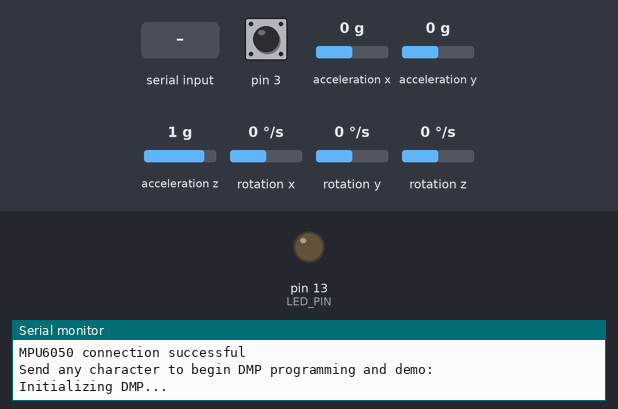
The sketch below on a simulated Arduino Leonardo, built with avr-gcc and run on an emulated ATmega32U4. On the bench: output pins drawn as LEDs (lit = HIGH), the last lines printed to the serial monitor. Dashed ring = blinking. The test bench sets the inputs (shaded band); at power-on: acceleration x 0 g, acceleration y 0 g, acceleration z 1 g, rotation z 0 °/s, pin 3 HIGH, rotation x 0 °/s, rotation y 0 °/s. The sensor or clock chip raises its interrupt line as the real part does.

Above: at 0.1 s.
At 1.7 s:
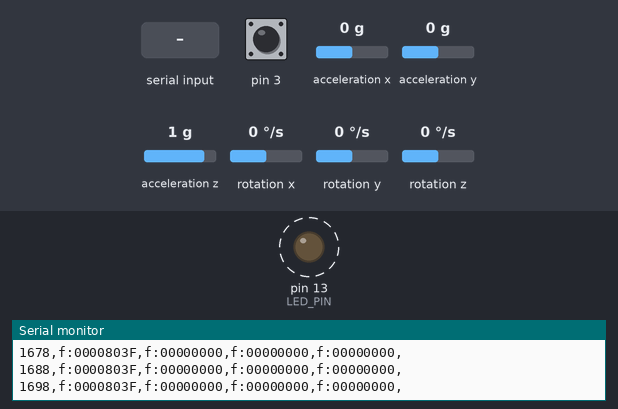
1.8 s: acceleration x set to -1.4 g
4.8 s: "1\n" received over the second serial link
7.8 s: acceleration y set to -1.4 g
10.8 s: acceleration z set to -1.4 g
13.8 s: rotation z set to -192 °/s
16.8 s: pin 3 pulled LOW for 1 s
Timing chart, 0 to 20.8 s (numbered marks = the images above; inputs shaded):
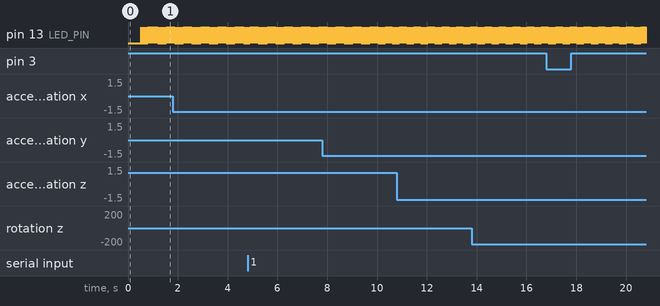

Measured:
- by itself, pin 13 (LED_PIN): alternates HIGH for 0.01 s and LOW for 0.01 s

The sketch:

IMUCode.ino
```cpp
// I2C device class (I2Cdev) demonstration Arduino sketch for MPU6050 class using DMP (MotionApps v2.0)
// 6/21/2012 by Jeff Rowberg <jeff@rowberg.net>
// Updates should (hopefully) always be available at https://github.com/jrowberg/i2cdevlib
//
// Changelog:
//      2013-05-08 - added seamless Fastwire support
//                 - added note about gyro calibration
//      2012-06-21 - added note about Arduino 1.0.1 + Leonardo compatibility error
//      2012-06-20 - improved FIFO overflow handling and simplified read process
//      2012-06-19 - completely rearranged DMP initialization code and simplification
//      2012-06-13 - pull gyro and accel data from FIFO packet instead of reading directly
//      2012-06-09 - fix broken FIFO read sequence and change interrupt detection to RISING
//      2012-06-05 - add gravity-compensated initial reference frame acceleration output
//                 - add 3D math helper file to DMP6 example sketch
//                 - add Euler output and Yaw/Pitch/Roll output formats
//      2012-06-04 - remove accel offset clearing for better results (thanks Sungon Lee)
//      2012-06-01 - fixed gyro sensitivity to be 2000 deg/sec instead of 250
//      2012-05-30 - basic DMP initialization working

/* ============================================
 I2Cdev device library code is placed under the MIT license
 Copyright (c) 2012 Jeff Rowberg

 Permission is hereby granted, free of charge, to any person obtaining a copy
 of this software and associated documentation files (the "Software"), to deal
 in the Software without restriction, including without limitation the rights
 to use, copy, modify, merge, publish, distribute, sublicense, and/or sell
 copies of the Software, and to permit persons to whom the Software is
 furnished to do so, subject to the following conditions:

 The above copyright notice and this permission notice shall be included in
 all copies or substantial portions of the Software.

 THE SOFTWARE IS PROVIDED "AS IS", WITHOUT WARRANTY OF ANY KIND, EXPRESS OR
 IMPLIED, INCLUDING BUT NOT LIMITED TO THE WARRANTIES OF MERCHANTABILITY,
 FITNESS FOR A PARTICULAR PURPOSE AND NONINFRINGEMENT. IN NO EVENT SHALL THE
 AUTHORS OR COPYRIGHT HOLDERS BE LIABLE FOR ANY CLAIM, DAMAGES OR OTHER
 LIABILITY, WHETHER IN AN ACTION OF CONTRACT, TORT OR OTHERWISE, ARISING FROM,
 OUT OF OR IN CONNECTION WITH THE SOFTWARE OR THE USE OR OTHER DEALINGS IN
 THE SOFTWARE.
 ===============================================
 */

// I2Cdev and MPU6050 must be installed as libraries, or else the .cpp/.h files
// for both classes must be in the include path of your project
#include "I2Cdev.h"

#include "MPU6050_6Axis_MotionApps20.h"
//#include "MPU6050.h" // not necessary if using MotionApps include file

// Arduino Wire library is required if I2Cdev I2CDEV_ARDUINO_WIRE implementation
// is used in I2Cdev.h
#if I2CDEV_IMPLEMENTATION == I2CDEV_ARDUINO_WIRE
#include "Wire.h"
#endif

// class default I2C address is 0x68
// specific I2C addresses may be passed as a parameter here
// AD0 low = 0x68 (default for SparkFun breakout and InvenSense evaluation board)
// AD0 high = 0x69
MPU6050 mpu;
//MPU6050 mpu(0x69); // <-- use for AD0 high

/* =========================================================================
 NOTE: In addition to connection 3.3v, GND, SDA, and SCL, this sketch
 depends on the MPU-6050's INT pin being connected to the Arduino's
 external interrupt #0 pin. On the Arduino Uno and Mega 2560, this is
 digital I/O pin 2.
 * ========================================================================= */

/* =========================================================================
 NOTE: Arduino v1.0.1 with the Leonardo board generates a compile error
 when using Serial.write(buf, len). The Teapot output uses this method.
 The solution requires a modification to the Arduino USBAPI.h file, which
 is fortunately simple, but annoying. This will be fixed in the next IDE
 release. For more info, see these links:

 http://arduino.cc/forum/index.php/topic,109987.0.html
 http://code.google.com/p/arduino/issues/detail?id=958
 * ========================================================================= */


// uncomment "OUTPUT_READABLE_QUATERNION" if you want to see the actual
// quaternion components in a [w, x, y, z] format (not best for parsing
// on a remote host such as Processing or something though)
#define OUTPUT_READABLE_QUATERNION

// uncomment "OUTPUT_READABLE_EULER" if you want to see Euler angles
// (in degrees) calculated from the quaternions coming from the FIFO.
// Note that Euler angles suffer from gimbal lock (for more info, see
// http://en.wikipedia.org/wiki/Gimbal_lock)
//#define OUTPUT_READABLE_EULER

// uncomment "OUTPUT_READABLE_YAWPITCHROLL" if you want to see the yaw/
// pitch/roll angles (in degrees) calculated from the quaternions coming
// from the FIFO. Note this also requires gravity vector calculations.
// Also note that yaw/pitch/roll angles suffer from gimbal lock (for
// more info, see: http://en.wikipedia.org/wiki/Gimbal_lock)
//#define OUTPUT_READABLE_YAWPITCHROLL

// uncomment "OUTPUT_READABLE_REALACCEL" if you want to see acceleration
// components with gravity removed. This acceleration reference frame is
// not compensated for orientation, so +X is always +X according to the
// sensor, just without the effects of gravity. If you want acceleration
// compensated for orientation, us OUTPUT_READABLE_WORLDACCEL instead.
//#define OUTPUT_READABLE_REALACCEL

// uncomment "OUTPUT_READABLE_WORLDACCEL" if you want to see acceleration
// components with gravity removed and adjusted for the world frame of
// reference (yaw is relative to initial orientation, since no magnetometer
// is present in this case). Could be quite handy in some cases.
//#define OUTPUT_READABLE_WORLDACCEL

// uncomment "OUTPUT_TEAPOT" if you want output that matches the
// format used for the InvenSense teapot demo
//#define OUTPUT_TEAPOT


#define LED_PIN 13 // (Arduino is 13, Teensy is 11, Teensy++ is 6)
bool blinkState = false;

// MPU control/status vars
bool dmpReady = false;  // set true if DMP init was successful
uint8_t mpuIntStatus;   // holds actual interrupt status byte from MPU
uint8_t devStatus;      // return status after each device operation (0 = success, !0 = error)
uint16_t packetSize;    // expected DMP packet size (default is 42 bytes)
uint16_t fifoCount;     // count of all bytes currently in FIFO
uint8_t fifoBuffer[64]; // FIFO storage buffer

// orientation/motion vars
Quaternion q;           // [w, x, y, z]         quaternion container
VectorInt16 aa;         // [x, y, z]            accel sensor measurements
VectorInt16 aaReal;     // [x, y, z]            gravity-free accel sensor measurements
VectorInt16 aaWorld;    // [x, y, z]            world-frame accel sensor measurements
VectorFloat gravity;    // [x, y, z]            gravity vector
float euler[3];         // [psi, theta, phi]    Euler angle container
float ypr[3];           // [yaw, pitch, roll]   yaw/pitch/roll container and gravity vector


// packet structure for InvenSense teapot demo
uint8_t teapotPacket[14] = {
  '$', 0x02, 0,0, 0,0, 0,0, 0,0, 0x00, 0x00, '\r', '\n' };


// ================================================================
// ===               INTERRUPT DETECTION ROUTINE                ===
// ================================================================

volatile bool mpuInterrupt = false;     // indicates whether MPU interrupt pin has gone high
void dmpDataReady() {
  mpuInterrupt = true;
}


// ================================================================
// ===                      INITIAL SETUP                       ===
// ================================================================

void setup() {
  // join I2C bus (I2Cdev library doesn't do this automatically)
#if I2CDEV_IMPLEMENTATION == I2CDEV_ARDUINO_WIRE
  Wire.begin();
  TWBR = 24; // 400kHz I2C clock (200kHz if CPU is 8MHz)
#elif I2CDEV_IMPLEMENTATION == I2CDEV_BUILTIN_FASTWIRE
  Fastwire::setup(400, true);
#endif

  // initialize serial communication
  // (115200 chosen because it is required for Teapot Demo output, but it's
  // really up to you depending on your project)
  Serial.begin(115200);
  Serial1.begin(115200);
  //while (!Serial); // wait for Leonardo enumeration, others continue immediately

  // NOTE: 8MHz or slower host processors, like the Teensy @ 3.3v or Ardunio
  // Pro Mini running at 3.3v, cannot handle this baud rate reliably due to
  // the baud timing being too misaligned with processor ticks. You must use
  // 38400 or slower in these cases, or use some kind of external separate
  // crystal solution for the UART timer.


  // initialize device
  Serial.println(F("Initializing I2C devices..."));
  mpu.initialize();

  // verify connection
  Serial.println(F("Testing device connections..."));
  Serial.println(mpu.testConnection() ? F("MPU6050 connection successful") : F("MPU6050 connection failed"));

  // wait for ready
  Serial.println(F("\nSend any character to begin DMP programming and demo: "));
  //while (Serial.available() && Serial.read()); // empty buffer
  //while (!Serial.available());                 // wait for data
  //while (Serial.available() && Serial.read()); // empty buffer again

  // load and configure the DMP
  Serial.println(F("Initializing DMP..."));
  devStatus = mpu.dmpInitialize();

  // supply your own gyro offsets here, scaled for min sensitivity
  mpu.setXGyroOffset(220);
  mpu.setYGyroOffset(76);
  mpu.setZGyroOffset(-85);
  mpu.setZAccelOffset(1788); // 1688 factory default for my test chip

  // make sure it worked (returns 0 if so)
  if (devStatus == 0) {
    // turn on the DMP, now that it's ready
    Serial.println(F("Enabling DMP..."));
    mpu.setDMPEnabled(true);

    // enable Arduino interrupt detection
    Serial.println(F("Enabling interrupt detection (Arduino external interrupt 0)..."));
    attachInterrupt(0, dmpDataReady, RISING);
    mpuIntStatus = mpu.getIntStatus();

    // set our DMP Ready flag so the main loop() function knows it's okay to use it
    Serial.println(F("DMP ready! Waiting for first interrupt..."));
    dmpReady = true;

    // get expected DMP packet size for later comparison
    packetSize = mpu.dmpGetFIFOPacketSize();
  }
  else {
    // ERROR!
    // 1 = initial memory load failed
    // 2 = DMP configuration updates failed
    // (if it's going to break, usually the code will be 1)
    Serial.print(F("DMP Initialization failed (code "));
    Serial.print(devStatus);
    Serial.println(F(")"));
  }

  // configure LED for output
  pinMode(LED_PIN, OUTPUT);


}


// ================================================================
// ===                    MAIN PROGRAM LOOP                     ===
// ================================================================

void loop() {
  // if programming failed, don't try to do anything
  if (!dmpReady) return;

  // wait for MPU interrupt or extra packet(s) available
  while (!mpuInterrupt && fifoCount < packetSize) {
    // other program behavior stuff here
    // .
    // .
    // .
    // if you are really paranoid you can frequently test in between other
    // stuff to see if mpuInterrupt is true, and if so, "break;" from the
    // while() loop to immediately process the MPU data
    // .
    // .
    // .
  }

  // reset interrupt flag and get INT_STATUS byte
  mpuInterrupt = false;
  mpuIntStatus = mpu.getIntStatus();

  // get current FIFO count
  fifoCount = mpu.getFIFOCount();

  // check for overflow (this should never happen unless our code is too inefficient)
  if ((mpuIntStatus & 0x10) || fifoCount == 1024) {
    // reset so we can continue cleanly
    mpu.resetFIFO();
    Serial.println(F("FIFO overflow!"));

    // otherwise, check for DMP data ready interrupt (this should happen frequently)
  }
  else if (mpuIntStatus & 0x02) {
    // wait for correct available data length, should be a VERY short wait
    while (fifoCount < packetSize) fifoCount = mpu.getFIFOCount();

    // read a packet from FIFO
    mpu.getFIFOBytes(fifoBuffer, packetSize);

    // track FIFO count here in case there is > 1 packet available
    // (this lets us immediately read more without waiting for an interrupt)
    fifoCount -= packetSize;

    //    char val = Serial.read();
    //    if (val == 'r') {
    //      dataFile.close();
    //      dataFile = SD.open(fileName, FILE_READ);
    //      while (dataFile.available()) {
    //        Serial.write(dataFile.read());
    //        delayMicroseconds(5);
    //      }
    //      dataFile.close();
    //      dataFile = SD.open(fileName, O_CREAT | O_WRITE);
    //    }

#ifdef OUTPUT_READABLE_QUATERNION

    // display quaternion values in easy matrix form: w x y z
    mpu.dmpGetQuaternion(&q, fifoBuffer);

      Serial.print(millis());
      Serial.print(",");
      serialFloatPrint(q.w);
      Serial.print(",");
      serialFloatPrint(q.x);
      Serial.print(",");
      serialFloatPrint(q.y);
      Serial.print(",");
      serialFloatPrint(q.z);
      Serial.println(",");

    if (Serial1.available()) {
      Serial1.read();
      Serial.println("Received a request for new data");

      //Serial1.print(millis());
      //Serial1.print(",");
      serial1FloatPrint(q.w);
      Serial1.print(",");
      serial1FloatPrint(q.x);
      Serial1.print(",");
      serial1FloatPrint(q.y);
      Serial1.print(",");
      serial1FloatPrint(q.z);
      Serial1.println(",");
    }

#endif


    // blink LED to indicate activity
    blinkState = !blinkState;
    digitalWrite(LED_PIN, blinkState);
  }
}
void serialFloatPrint(float f) {
  byte * b = (byte *) &f;
  Serial.print("f:");
  for(int i=0; i<4; i++) {

    byte b1 = (b[i] >> 4) & 0x0f;
    byte b2 = (b[i] & 0x0f);

    char c1 = (b1 < 10) ? ('0' + b1) : 'A' + b1 - 10;
    char c2 = (b2 < 10) ? ('0' + b2) : 'A' + b2 - 10;

    Serial.print(c1);
    Serial.print(c2);
  }
}

void serial1FloatPrint(float f) {
  byte * b = (byte *) &f;
  Serial1.print("f:");
  for(int i=0; i<4; i++) {

    byte b1 = (b[i] >> 4) & 0x0f;
    byte b2 = (b[i] & 0x0f);

    char c1 = (b1 < 10) ? ('0' + b1) : 'A' + b1 - 10;
    char c2 = (b2 < 10) ? ('0' + b2) : 'A' + b2 - 10;

    Serial1.print(c1);
    Serial1.print(c2);
  }
}
```
